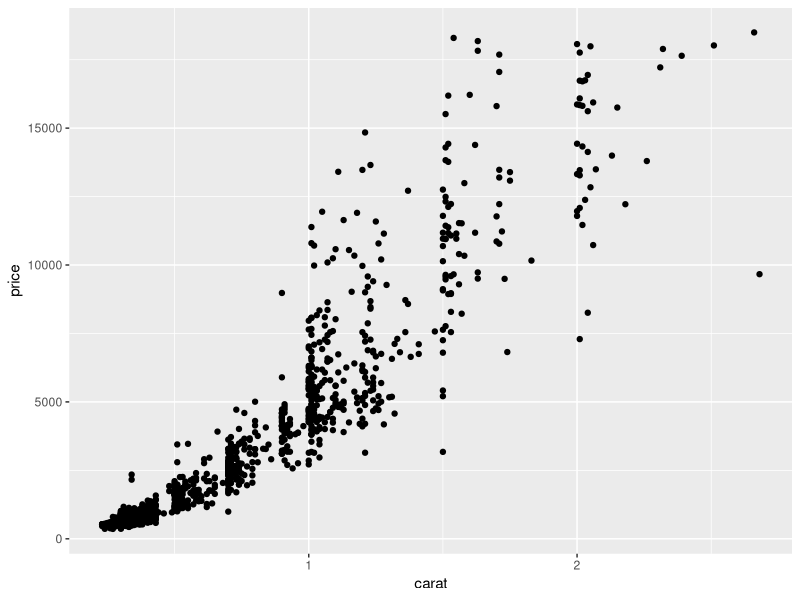
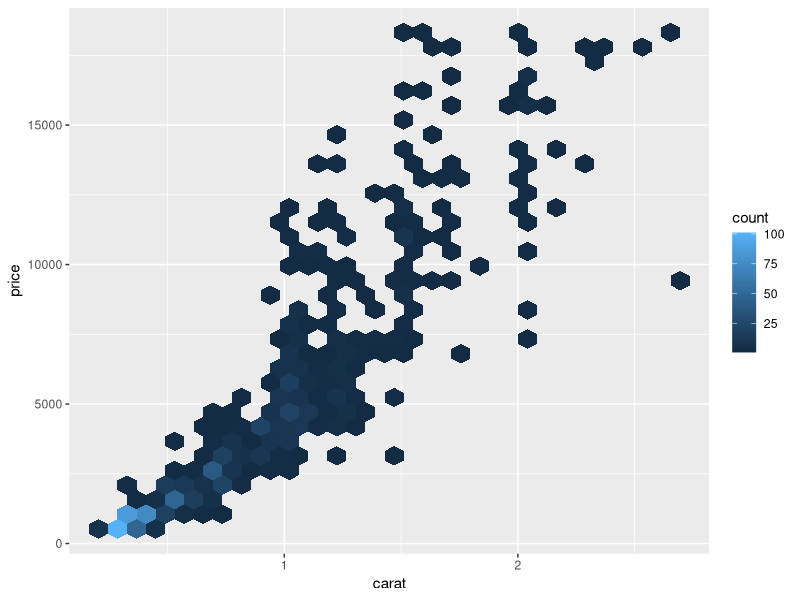
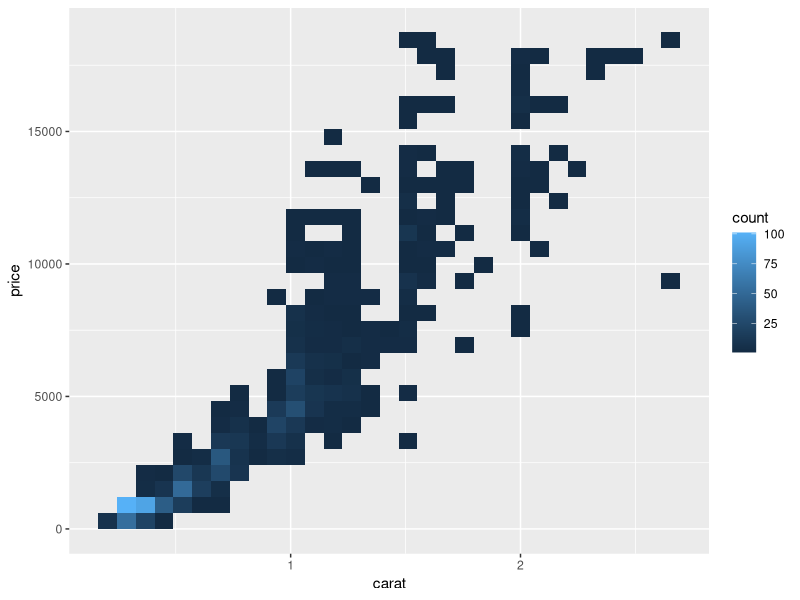
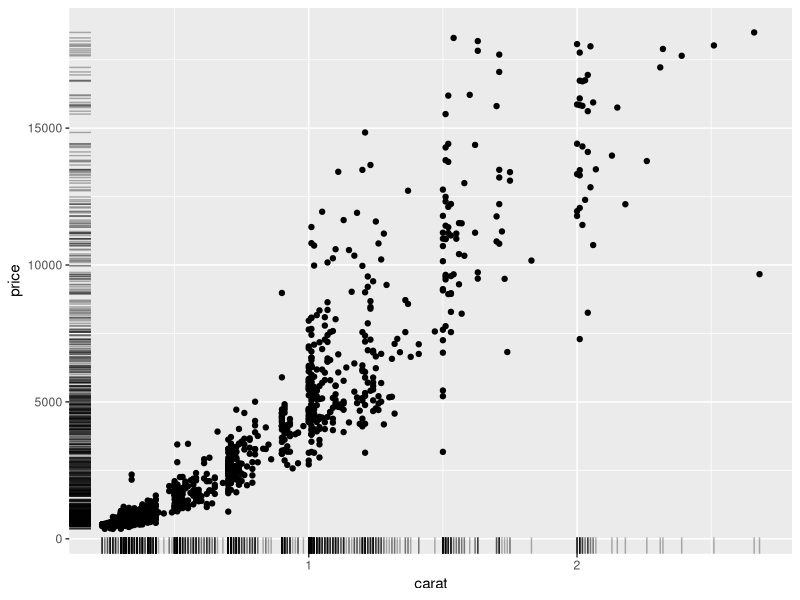
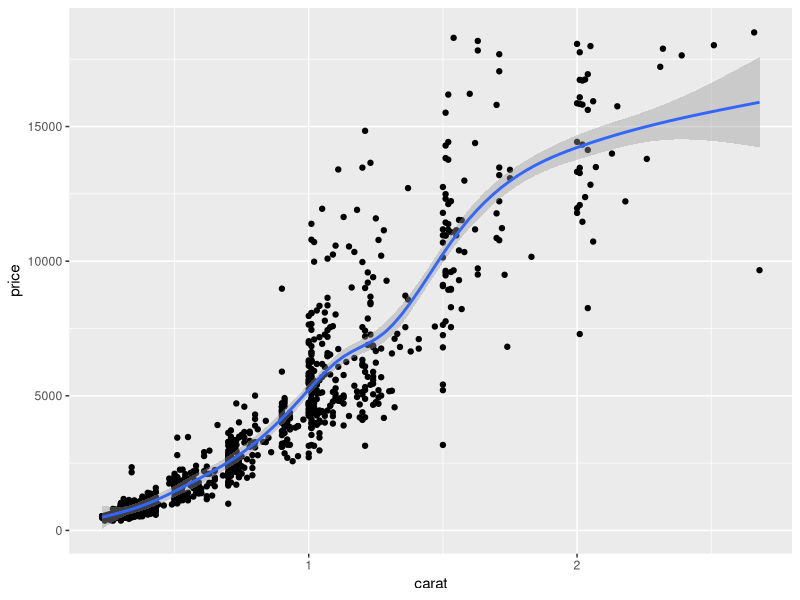
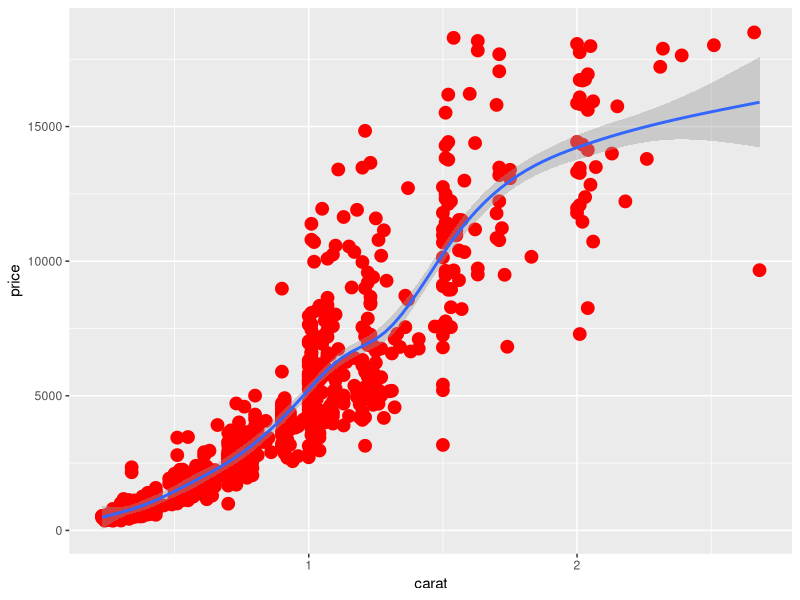
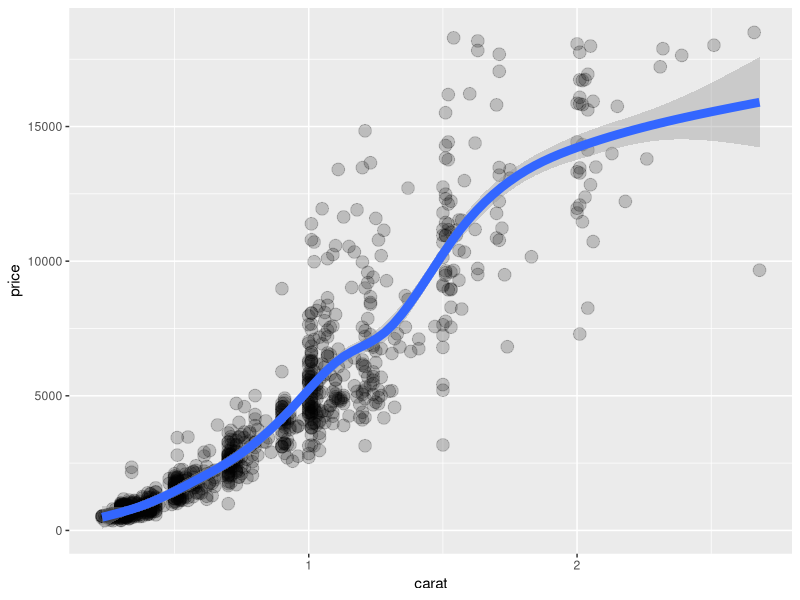
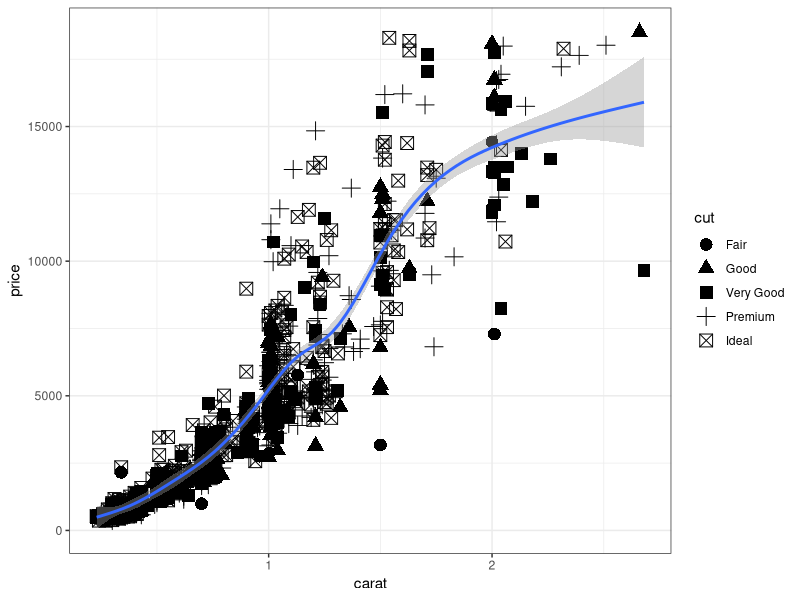

Reproduce these figures in R, in order.
library(ggplot2)
library(dplyr)

# Preview the data
diamonds
diamonds_subset = sample_n(diamonds, 1000, replace=FALSE)

# To start, assign variables to the x and y axes, 
# and pick a geom (here I chose scatter plot or "geom_point")
ggplot(diamonds_subset,aes(x=carat, y=price)) +
  geom_point()


# Take a moment to learn some Rstudio features:
# - "CTRL + Enter" to run selected code (or "Run" button above)
# - Environment tab to view data
# - Console vs editor
# - Plot, Files, Packages and Help tabs
# - ?function to access help


# Examples of other geoms
# Notice that these ones include a statistical transform
ggplot(diamonds_subset, aes(x=carat, y=price)) +
  geom_hex()



ggplot(diamonds_subset, aes(x=carat, y=price)) +
  geom_bin2d()



# It's easy to add layers ... just tack on another "geom"
# Take a moment to explore all the possible geom layers
ggplot(diamonds_subset,aes(x=carat, y=price)) +
  geom_point() +
  geom_rug(alpha=0.3)



ggplot(diamonds_subset,aes(x=carat, y=price)) +
  geom_point() +
  geom_smooth()



# To modify the appearance of the elements of a layer, 
# add specifications for size, alpha (transparency), etc.
ggplot(diamonds_subset,aes(x=carat, y=price)) +
  geom_point(size=4, color='red') +
  geom_smooth()



ggplot(diamonds_subset,aes(x=carat, y=price)) +
  geom_point(size=4, alpha=0.2) +
  geom_smooth(size=3)



# To link the appearance of the elements of a layer to 
# variables in the data, use the same specifications as above
# but define the dependency in an "aes" section
ggplot(diamonds_subset,aes(x=carat, y=price)) +
  geom_point(size=4, aes(shape=cut)) +
  geom_smooth() +
  theme_bw()



ggplot(diamonds_subset,aes(x=carat, y=price)) +
  geom_point(size=4, aes(color=cut, shape=color)) +
  geom_smooth()



# Facets are another way to map variables onto your visualization
ggplot(diamonds_subset,aes(x=carat, y=price)) +
  geom_point(size=4) +
  facet_wrap(~cut)



# Statistical transformations incorporate summaries of your data 
# easily into your visualization
ggplot(diamonds_subset,aes(x=price)) +
  geom_histogram()



ggplot(diamonds_subset,aes(x=cut, y=price)) +
  geom_boxplot()



# Labels make your axes interpretable
ggplot(diamonds_subset,aes(x=price)) +
  geom_histogram() +
  xlab('Price in US Dollars') +
  ylab('Count') +
  ggtitle('Distribution of Diamond Prices')



# OR
ggplot(diamonds_subset,aes(x=price)) +
  geom_histogram() +
  labs(x='Price in US Dollars',
       y='Count',
       title='Distribution of Diamond Prices')



# And finally, to save a figure as a file
ggsave('outfile.png', height=3, width=5)
